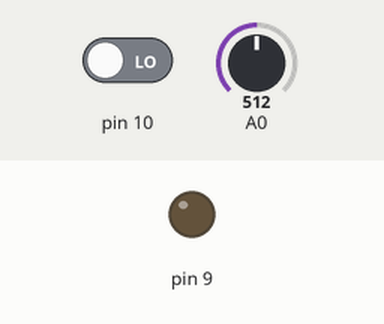
The sketch below on a simulated Arduino Uno, built with avr-gcc and run on an emulated ATmega328P. On the bench: output pins drawn as LEDs (lit = HIGH). The inputs (shaded band) are chosen by the test bench; at power-on: pin 10 LOW, A0 = 512. Random numbers use the default seed unless the sketch sets one; what the sketch prints to the serial monitor is not drawn.

Above: at 0.1 s.
At 0.6 s:
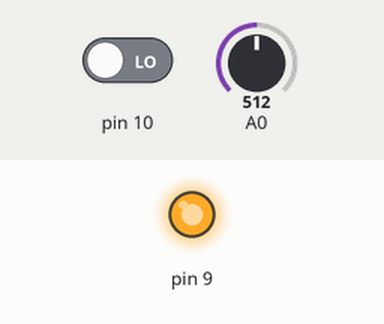
Timing chart, 0 to 2.1 s (numbered marks = the images above):
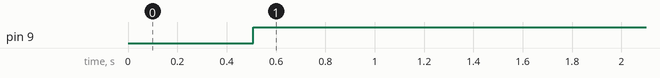

The sketch:

Profiling2.ino
```cpp
/*
   Command profiling for Arduinos
   Programm for measuring the execution time of commands or sequences.
   This was tested using a ATmega32U4 at 5V, 16 MHz clock, like in Arduino micro and others…
   ©2020 J. Schwender
*/

volatile unsigned int loop_runs = 10000;
const unsigned int nb_of_pass = 100;

unsigned long initial_time = 0;
unsigned long final_time = 0;
#if defined(ARDUINO_ARCH_AVR)
String Platform="AVR";
#elif defined(ARDUINO_ARCH_SAM)
String Platform="SAM";
#endif
float duration_dummy_loop;
float dt_max = 0;
float dt_min = 100000000;

typedef struct WP {
  double t ;
  String M;
};
const int WPsize=40;
WP Val[WPsize];
// All variables used for calculations are declared globally and volatile to minimize
// any possible compiler optimisation when performing the same operation multiple times.

volatile int dummy = 0;
volatile int i = 10;
volatile int ix = 0;
volatile float float_1 = 0, float_2 = 0, float_3 = 0;
volatile double double_1 = 0, double_2 = 0, double_3 = 0;
volatile long long_1 = 0, long_2 = 0, long_3 = 0;
volatile int int_1 = 0, int_2 = 0, int_3 = 0;
volatile byte byte_1 = 0, byte_2 = 0, byte_3 = 0;
volatile boolean bool_1 = 0, bool_2 = 0, bool_3 = 0;

void setup() {

  Serial.begin (115200);
  while (!Serial);
  pinMode(9, OUTPUT);
  pinMode(10, INPUT);
}

byte funcByteRetConst() {
  return 234;
}
int funcIntRetConst() {
  return 1234;
}
int funcIntRetVar() {
  return i;
}
double func4() {
  return 3.12345;
}
double func5() {
  return double_1;
}
long func6() {
  return 123466;
}

void runTime(int i) {
  Val[i].t += (float)(final_time - initial_time) / (float)loop_runs - duration_dummy_loop; // The average duration of a dummy loop is calculated

}

void InitRandomNumbers() {
  // STEP 1 (optional): Pick some relevant random numbers to test the command under random conditions. Make sure to pick numbers appropriate for your command (e.g. no negative number for the command "sqrt()")
  randomSeed(micros()*analogRead(0));
  byte_1 = random(0, 256);
  byte_2 = random(1, 256);
  double_1 = random(0, 5.12546789);
  double_2 = random(2, 256) / (double)byte_2;
  int_1 = random(-1000, 1000);
  float_1 = random(10, 256) / (float)byte_1;
  float_2 = random(2, 256) / (float)byte_2;
  long_1 = random(-100000, 100000);
  long_2 = random(-1000, 1000);
}
/*
   We determine the time for the FOR loop, that is overhead for the measurement.
*/
void getLoopOverhead() {
  Val[ix].M = "dummy";
  dummy = 0;
  initial_time = micros();
  for (unsigned int i = 0; i < loop_runs ; i++) {
    dummy++; // A dummy instruction is introduced here. If not, the compiler is smart enough to just skip the loop entirely...
  }
  final_time = micros();
  duration_dummy_loop = (float)(final_time - initial_time) / (float)loop_runs;
  Val[ix].t = duration_dummy_loop;         ix++;
}
/*
   Now run the same FOR loop, now with our test command/sequence.
*/
void runByteDiv() {
  Val[ix].M = "b3 = b1 / b2";
  dummy = 0;
  initial_time = micros();
  for (unsigned int i = 0; i < loop_runs ; i++) {
    dummy++; // The dummy instruction is also performed here so that we can remove the effect of the dummy FOR loop accurately.
    byte_3 = byte_1 / byte_2;
  }
  final_time = micros();      runTime(ix);         ix++;
}
void runByteMul() {
  Val[ix].M = "b3 = b1 * b2";
  dummy = 0;
  initial_time = micros();
  for (unsigned int i = 0; i < loop_runs ; i++) {
    dummy++; // The dummy instruction is also performed here so that we can remove the effect of the dummy FOR loop accurately.
    byte_3 = byte_1 * byte_2;
  }
  final_time = micros();      runTime(ix);         ix++;
}
void runByteAdd() {
  Val[ix].M = "b3 = b1 + b2";
  dummy = 0;
  initial_time = micros();
  for (unsigned int i = 0; i < loop_runs ; i++) {
    dummy++; // The dummy instruction is also performed here so that we can remove the effect of the dummy FOR loop accurately.
    byte_3 = byte_1 + byte_2;
  }
  final_time = micros();      runTime(ix);         ix++;
}
void runByteAssGlobVar() {
  Val[ix].M = "b3 = global var";
  dummy = 0;
  initial_time = micros();
  for (unsigned int i = 0; i < loop_runs ; i++) {
    dummy++; // The dummy instruction is also performed here so that we can remove the effect of the dummy FOR loop accurately.
    byte_3 = nb_of_pass;
  }
  final_time = micros();      runTime(ix);         ix++;
}
void runByteAssConst() {
  Val[ix].M = "b3 = 23";
  dummy = 0;
  initial_time = micros();
  for (unsigned int i = 0; i < loop_runs ; i++) {
    dummy++; // The dummy instruction is also performed here so that we can remove the effect of the dummy FOR loop accurately.
    byte_3 = 23;
  }
  final_time = micros();      runTime(ix);         ix++;
}
void runByteShl() {
  Val[ix].M = "b3 = b1 << 4";
  dummy = 0;
  initial_time = micros();
  for (unsigned int i = 0; i < loop_runs ; i++) {
    dummy++; // The dummy instruction is also performed here so that we can remove the effect of the dummy FOR loop accurately.
    byte_3 = byte_1 << 4;
  }
  final_time = micros();      runTime(ix);         ix++;
}
void runByteAND() {
  Val[ix].M = "b3 = b1 & 0x01";
  dummy = 0;
  initial_time = micros();
  for (unsigned int i = 0; i < loop_runs ; i++) {
    dummy++; // The dummy instruction is also performed here so that we can remove the effect of the dummy FOR loop accurately.
    byte_3 = byte_1 & 0x01;
  }
  final_time = micros();      runTime(ix);         ix++;
}
void runByteAssBit() {
  Val[ix].M = "b3 = bit(3)";
  dummy = 0;
  initial_time = micros();
  for (unsigned int i = 0; i < loop_runs ; i++) {
    dummy++; // The dummy instruction is also performed here so that we can remove the effect of the dummy FOR loop accurately.
    byte_3 = bit(3);
  }
  final_time = micros();      runTime(ix);         ix++;
}
void runByteAssBits() {
  Val[ix].M = "b3 = bit(3) + bit(4) + bit(1)";
  dummy = 0;
  initial_time = micros();
  for (unsigned int i = 0; i < loop_runs ; i++) {
    dummy++; // The dummy instruction is also performed here so that we can remove the effect of the dummy FOR loop accurately.
    byte_3 = bit(3) + bit(4) + bit(1);
  }
  final_time = micros();      runTime(ix);         ix++;
}
void runLongDiv() {
  Val[ix].M = "l3 = l1 / l2";
  dummy = 0;
  initial_time = micros();
  for (unsigned int i = 0; i < loop_runs ; i++) {
    dummy++; // The dummy instruction is also performed here so that we can remove the effect of the dummy FOR loop accurately.
    long_3 = long_1 / long_2;
  }
  final_time = micros();      runTime(ix);         ix++;
}
void runLongAdd() {
  Val[ix].M = "l3 = l1 + l2";
  dummy = 0;
  initial_time = micros();
  for (unsigned int i = 0; i < loop_runs ; i++) {
    dummy++; // The dummy instruction is also performed here so that we can remove the effect of the dummy FOR loop accurately.
    long_3 = long_1 + long_2;
  }
  final_time = micros();      runTime(ix);         ix++;
}
void runLongMul() {
  Val[ix].M = "l3 = l1 * l2";
  dummy = 0;
  initial_time = micros();
  for (unsigned int i = 0; i < loop_runs ; i++) {
    dummy++; // The dummy instruction is also performed here so that we can remove the effect of the dummy FOR loop accurately.
    long_3 = long_1 * long_2;
  }
  final_time = micros();      runTime(ix);         ix++;
}
void runFloatMul() {
  Val[ix].M = "fl3 = fl1 / fl2";
  dummy = 0;
  initial_time = micros();
  for (unsigned int i = 0; i < loop_runs ; i++) {
    dummy++; // The dummy instruction is also performed here so that we can remove the effect of the dummy FOR loop accurately.
    float_3 = float_1 / float_2;
  }
  final_time = micros();      runTime(ix);         ix++;
}
void runDoubleAssConst() {
  Val[ix].M = "dbl3 = 1.23";
  dummy = 0;
  initial_time = micros();
  for (unsigned int i = 0; i < loop_runs ; i++) {
    dummy++; // The dummy instruction is also performed here so that we can remove the effect of the dummy FOR loop accurately.
    double_3 = 1.23734682756;
  }
  final_time = micros();      runTime(ix);         ix++;
}
void runDoubleDiv() {
  Val[ix].M = "dbl3 = dbl1/dbl2;";
  dummy = 0;
  initial_time = micros();
  for (unsigned int i = 0; i < loop_runs ; i++) {
    dummy++; // The dummy instruction is also performed here so that we can remove the effect of the dummy FOR loop accurately.
    double_3 = double_1 / double_2;
  }
  final_time = micros();      runTime(ix);         ix++;
}
void runDoubleMul() {
  Val[ix].M = "dbl3 = dbl1 * dbl2";
  dummy = 0;
  initial_time = micros();
  for (unsigned int i = 0; i < loop_runs ; i++) {
    dummy++; // The dummy instruction is also performed here so that we can remove the effect of the dummy FOR loop accurately.
    double_3 = double_1 * double_2;
  }
  final_time = micros();      runTime(ix);         ix++;
}
void runDoubleAdd() {
  Val[ix].M = "dbl3 = dbl1 + dbl2";
  dummy = 0;
  initial_time = micros();
  for (unsigned int i = 0; i < loop_runs ; i++) {
    dummy++;
    double_3 = double_1 + double_2;
  }
  final_time = micros();      runTime(ix);         ix++;
}
void runDoublePow() {
  Val[ix].M = "dbl3 = pow(dbl1,dbl2)";
  dummy = 0;
  initial_time = micros();
  for (unsigned int i = 0; i < loop_runs ; i++) {
    dummy++;
    double_3 = pow(double_1, double_2);
  }
  final_time = micros();      runTime(ix);         ix++;
}
void runDoubleLog() {
  Val[ix].M = "dbl3 = log(dbl2)";
  dummy = 0;
  initial_time = micros();
  for (unsigned int i = 0; i < loop_runs ; i++) {
    dummy++;
    double_3 = log(double_2);
  }
  final_time = micros();      runTime(ix);         ix++;
}
void runDoubleSqrt() {
  Val[ix].M = "dbl3 = sqrt(dbl1)";
  dummy = 0;
  initial_time = micros();
  for (unsigned int i = 0; i < loop_runs ; i++) {
    dummy++; // The dummy instruction is also performed here so that we can remove the effect of the dummy FOR loop accurately.
    double_3 = sqrt(double_1);
  }
  final_time = micros();      runTime(ix);         ix++;
}
void runDoubleTan() {
  Val[ix].M = "dbl3 = tan(dbl1)";
  dummy = 0;
  initial_time = micros();
  for (unsigned int i = 0; i < loop_runs ; i++) {
    dummy++; // The dummy instruction is also performed here so that we can remove the effect of the dummy FOR loop accurately.
    double_3 = tan(double_1);
  }
  final_time = micros();      runTime(ix);         ix++;
}
void runDoubleSin() {
  Val[ix].M = "dbl3 = sin(dbl1)";
  dummy = 0;
  initial_time = micros();
  for (unsigned int i = 0; i < loop_runs ; i++) {
    dummy++; // The dummy instruction is also performed here so that we can remove the effect of the dummy FOR loop accurately.
    double_3 = sin(double_1);
  }
  final_time = micros();      runTime(ix);         ix++;
}
void runDigitalWriteLow() {
  Val[ix].M = "digitalWrite(9,LOW)";
  dummy = 0;
  initial_time = micros();
  for (unsigned int i = 0; i < loop_runs ; i++) {
    dummy++;
    digitalWrite(9, LOW);
  }
  final_time = micros();      runTime(ix);         ix++;
}
void runDigitalWriteHigh() {
  Val[ix].M = "digitalWrite(9,HIGH)";
  dummy = 0;
  initial_time = micros();
  for (unsigned int i = 0; i < loop_runs ; i++) {
    dummy++;
    digitalWrite(9, HIGH);
  }
  final_time = micros();      runTime(ix);         ix++;
}
#if defined(ARDUINO_ARCH_AVR)
void runSetbitPortB() {
  Val[ix].M = "PORTB = PORTB | 2";
  dummy = 0;
  initial_time = micros();
  for (unsigned int i = 0; i < loop_runs ; i++) {
    dummy++;
    PORTB = PORTB | B00000010;  // on a Due this does not work
  }
  final_time = micros();      runTime(ix);         ix++;
}
void runReadbitPortB() {
  Val[ix].M = "bool1 = PORTB & 4";
  dummy = 0;
  initial_time = micros();
  for (unsigned int i = 0; i < loop_runs ; i++) {
    dummy++;
    bool_1 = PORTB & B00000100;  // on a Due this does not work
  }
  final_time = micros();      runTime(ix);         ix++;
}
#elif defined(ARDUINO_ARCH_SAM)
void runSetbitPortB()  { Val[ix].M = "PORTB = PORTB | 2";Val[ix].t=0;ix++; };
void runReadbitPortB() { Val[ix].M = "bool1 = PORTB & 4";Val[ix].t=0;ix++; };
#endif
void runReadPort() {
  Val[ix].M = "bool1 = digitalRead(10)";
  dummy = 0;
  initial_time = micros();
  for (unsigned int i = 0; i < loop_runs ; i++) {
    dummy++;
    bool_1 = digitalRead(10);
  }
  final_time = micros();      runTime(ix);         ix++;
}
void runAnalogRead() {
  Val[ix].M = "int3 = analogRead(A0)";
  dummy = 0;
  initial_time = micros();
  for (unsigned int i = 0; i < loop_runs ; i++) {
    dummy++;
    int_3 = analogRead(A0);
  }
  final_time = micros();      runTime(ix);         ix++;
}
void runByteRand() {
  Val[ix].M = "b3 = random(0,256)";
  dummy = 0;
  initial_time = micros();
  for (unsigned int i = 0; i < loop_runs ; i++) {
    dummy++;
    byte_3 = random(0, 256);
  }
  final_time = micros();      runTime(ix);         ix++;
}
void runLongRand() {
  Val[ix].M = "l3 = random(0,100000)";
  dummy = 0;
  initial_time = micros();
  for (unsigned int i = 0; i < loop_runs ; i++) {
    dummy++;
    long_3 = random(0, 100000);
  }
  final_time = micros();      runTime(ix);         ix++;
}
void runByteMinFunc() {
  Val[ix].M = "b3 = min(b1, b2)";
  dummy = 0;
  initial_time = micros();
  for (unsigned int i = 0; i < loop_runs ; i++) {
    dummy++;
    byte_3 = min(byte_1, byte_2);
  }
  final_time = micros();      runTime(ix);         ix++;
}
void runCompareDbl() {
  Val[ix].M = "if (dbl1 < dbl2)";
  dummy = 0;
  initial_time = micros();
  for (unsigned int i = 0; i < loop_runs ; i++) {
    dummy++;
    if (double_1 < double_2);
  }
  final_time = micros();      runTime(ix);         ix++;
}
void runCompareByte() {
  Val[ix].M = "if ( b1 < b2)";
  dummy = 0;
  initial_time = micros();
  for (unsigned int i = 0; i < loop_runs ; i++) {
    dummy++;
    if ( byte_1 < byte_2);
  }
  final_time = micros();      runTime(ix);         ix++;
}
void runAbsInt() {
  Val[ix].M = "int3 = abs(int1)";
  dummy = 0;
  initial_time = micros();
  for (unsigned int i = 0; i < loop_runs ; i++) {
    dummy++;
    int_3 = abs(int_1);
  }
  final_time = micros();      runTime(ix);         ix++;
}
void runConstraint() {
  Val[ix].M = "int3 = constrain(int1, 3, 300)";
  dummy = 0;
  initial_time = micros();
  for (unsigned int i = 0; i < loop_runs ; i++) {
    dummy++;
    int_3 = constrain(int_1, 3, 300);
  }
  final_time = micros();      runTime(ix);         ix++;
}
void runByteIf() {
  Val[ix].M = "if (b1 < b2) b3=b1; else b3=b2";
  dummy = 0;
  initial_time = micros();
  for (unsigned int i = 0; i < loop_runs ; i++) {
    dummy++;
    if (byte_1 < byte_2) byte_3 = byte_1; else byte_3 = byte_2;
  }
  final_time = micros();      runTime(ix);         ix++;
}
void runByteCall() {
  Val[ix].M = "b3 = fByteRetConst()";
  dummy = 0;
  initial_time = micros();
  for (unsigned int i = 0; i < loop_runs ; i++) {
    dummy++;
    byte_3 = funcByteRetConst();
  }
  final_time = micros();      runTime(ix);         ix++;
}
void runIntCall() {
  Val[ix].M = "Int3 = fIntRetConst()";
  dummy = 0;
  initial_time = micros();
  for (unsigned int i = 0; i < loop_runs ; i++) {
    dummy++;
    int_3 = funcIntRetConst();
  }
  final_time = micros();      runTime(ix);         ix++;
}
void runIntCallRetVar() {
  Val[ix].M = "Int3 = fIntRetVar()";
  dummy = 0;
  initial_time = micros();
  for (unsigned int i = 0; i < loop_runs ; i++) {
    dummy++;
    int_3 = funcIntRetVar();
  }
  final_time = micros();      runTime(ix);         ix++;
}

void runTest() {
  // **************** PUT YOUR COMMAND TO TEST HERE, OR UNCOMMENT A LINE ********************
  //REG_PIOD_SODR = 0x1 << 9;            // [0.221900…0.264700]µs    Ø 0.2536µs (±8.4%)  [4 4] clk  Ø 4 clk  (Due only)
  //REG_PIOD_CODR = 0x1 << 9;            // [0.223100…0.262300]µs    Ø 0.2531µs (±7.7%)  [4 4] clk  Ø 4 clk  (Due only)
  //bitSet(TCCR1A,WGM11);                // [0.314800…0.317600]µs    Ø 0.3160µs (±0.4%)  [5 5] clk  Ø 5 clk
  //int_3 = dummyfunc3();                // [0.504400…0.507200]µs    Ø 0.5057µs (±0.3%)  [8 8] clk  Ø 8 clk
  //double_3 = dummyfunc4();             // [0.757600…0.760000]µs    Ø 0.7584µs (±0.2%)  [12 12] clk  Ø 12 clk
  //double_3 = dummyfunc5();             // [1.010400…1.012400]µs    Ø 1.0112µs (±0.1%)  [16 16] clk  Ø 16 clk
  //long_3 = dummyfunc6();               // [0.757600…0.760400]µs    Ø 0.7585µs (±0.2%)  [12 12] clk  Ø 12 clk
  //int_3 += ((unsigned int)digitalRead(2) & 1)<<(14-i);  // [13.842000…13.847201]µs   Ø 13.8433µs (±0.0%) [221 222] clk  Ø 221 clk
  // **************** PUT YOUR COMMAND TO TEST HERE ********************
}
/*
   Main part
*/
void loop() {
  dt_max = 0;
  dt_min = 100000000;
  for (int j = 0; j < nb_of_pass ; j++) {
    ix = 0;
    InitRandomNumbers();
    loop_runs = 30000;
    getLoopOverhead();
    loop_runs = 1000;
    runByteDiv();
    runByteAdd();
    runByteAssGlobVar();
    runByteAssConst();
    runByteShl();
    runByteAND();
    runByteAssBit();
    runByteIf();
    runLongDiv();
    runLongMul();
    runLongAdd();
    runFloatMul();
    runCompareDbl();
    runCompareByte();
    runDoubleAssConst();
    runDoubleMul();
    runDoubleAdd();
    runByteMinFunc();
    runAbsInt();
    runConstraint();
    runByteCall();
    runIntCall();
    runIntCallRetVar();
    loop_runs = 300;
    runDoubleDiv();
    runDoublePow();
    runDoubleLog();
    runDoubleSqrt();
    runDoubleTan();
    runDoubleSin();
    runAnalogRead();
    runByteRand();
    runLongRand();
    loop_runs = 1000;
    runDigitalWriteLow();
    runDigitalWriteHigh();
    loop_runs = 10000;
    runSetbitPortB();
    runReadbitPortB();
    runReadPort();
  }
  print_final_result();
  wipe_duration();
}
/*
   Output results over serial
*/
void  print_final_result() {
  for (int i = 0; i < ix; i++) {
    Serial.print(i);
    Serial.print(";");
    Serial.print(Platform);
    Serial.print(";");
    Serial.print(Val[i].t / nb_of_pass, 8);
    Serial.print(";");
    Serial.print(Val[i].M); Serial.println(";");
  }
}
void  wipe_duration() {
  for (int i = 0; i < WPsize; i++) {
    Val[i].t = 0;
  }
}
```

Measured:
- by itself, pin 9: LOW → HIGH at 0.51 s
